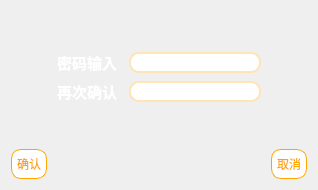
     <widget class="QWidget" name="PasswordReset">
      <layout class="QGridLayout" name="gridLayout_6">
       <item row="0" column="0" colspan="5">
        <spacer name="verticalSpacer_7">
         <property name="orientation">
          <enum>Qt::Vertical</enum>
         </property>
         <property name="sizeHint" stdset="0">
          <size>
           <width>20</width>
           <height>40</height>
          </size>
         </property>
        </spacer>
       </item>
       <item row="1" column="1" colspan="2">
        <widget class="QLabel" name="PasswordResetLabel">
         <property name="font">
          <font>
           <pointsize>11</pointsize>
           <bold>true</bold>
          </font>
         </property>
         <property name="styleSheet">
          <string notr="true">color: rgb(255, 255, 255);</string>
         </property>
         <property name="text">
          <string>密码输入</string>
         </property>
        </widget>
       </item>
       <item row="1" column="0">
        <spacer name="horizontalSpacer_14">
         <property name="orientation">
          <enum>Qt::Horizontal</enum>
         </property>
         <property name="sizeHint" stdset="0">
          <size>
           <width>40</width>
           <height>20</height>
          </size>
         </property>
        </spacer>
       </item>
       <item row="2" column="1">
        <widget class="QLabel" name="PasswordConfirmLabel">
         <property name="font">
          <font>
           <pointsize>11</pointsize>
           <bold>true</bold>
          </font>
         </property>
         <property name="styleSheet">
          <string notr="true">color: rgb(255, 255, 255);</string>
         </property>
         <property name="text">
          <string>再次确认</string>
         </property>
        </widget>
       </item>
       <item row="1" column="3">
        <widget class="QLineEdit" name="PasswordResetEdit">
         <property name="styleSheet">
          <string notr="true">QLineEdit {
	border: 2px solid #FFE4B5; /* 边框宽度为1px，颜色为#A0A0A0 */
	border-radius: 10px; /* 边框圆角 */
	padding-left: 5px; /* 文本距离左边界有5px */
	background-color: 	#FFFFFF	; /* 背景颜色 */
	color: 	#000000; /* 文本颜色 */
	selection-background-color: #000000; /* 选中文本的背景颜色 */
	selection-color: #FFFFFF; /* 选中文本的颜色 */
	font-family: &quot;Microsoft YaHei&quot;; /* 文本字体族 */
	font-size: 10pt; /* 文本字体大小 */
}

QLineEdit:hover { /* 鼠标悬浮在QLineEdit时的状态 */
	border: 2px solid #FFA500;
	border-radius: 10px;
	background-color: #FFFFFF;
	color: 	#000000;
	selection-background-color: #000000;
	selection-color: #FFFFFF;
}

QLineEdit:read-only { /* QLineEdit在只读时的状态 */
	border: 2px solid 	#D2B48C;
	background-color: 	#D2B48C;
	color: 	#000000;
}</string>
         </property>
         <property name="echoMode">
          <enum>QLineEdit::Password</enum>
         </property>
        </widget>
       </item>
       <item row="4" column="0" colspan="5">
        <spacer name="verticalSpacer_11">
         <property name="orientation">
          <enum>Qt::Vertical</enum>
         </property>
         <property name="sizeHint" stdset="0">
          <size>
           <width>20</width>
           <height>40</height>
          </size>
         </property>
        </spacer>
       </item>
       <item row="1" column="4">
        <spacer name="horizontalSpacer_15">
         <property name="orientation">
          <enum>Qt::Horizontal</enum>
         </property>
         <property name="sizeHint" stdset="0">
          <size>
           <width>40</width>
           <height>20</height>
          </size>
         </property>
        </spacer>
       </item>
       <item row="2" column="3">
        <widget class="QLineEdit" name="PasswordConfirmEdit">
         <property name="styleSheet">
          <string notr="true">QLineEdit {
	border: 2px solid #FFE4B5; /* 边框宽度为1px，颜色为#A0A0A0 */
	border-radius: 10px; /* 边框圆角 */
	padding-left: 5px; /* 文本距离左边界有5px */
	background-color: 	#FFFFFF	; /* 背景颜色 */
	color: 	#000000; /* 文本颜色 */
	selection-background-color: #000000; /* 选中文本的背景颜色 */
	selection-color: #FFFFFF; /* 选中文本的颜色 */
	font-family: &quot;Microsoft YaHei&quot;; /* 文本字体族 */
	font-size: 10pt; /* 文本字体大小 */
}

QLineEdit:hover { /* 鼠标悬浮在QLineEdit时的状态 */
	border: 2px solid #FFA500;
	border-radius: 10px;
	background-color: #FFFFFF;
	color: 	#000000;
	selection-background-color: #000000;
	selection-color: #FFFFFF;
}

QLineEdit:read-only { /* QLineEdit在只读时的状态 */
	border: 2px solid 	#D2B48C;
	background-color: 	#D2B48C;
	color: 	#000000;
}</string>
         </property>
         <property name="echoMode">
          <enum>QLineEdit::Password</enum>
         </property>
        </widget>
       </item>
       <item row="7" column="0" colspan="5">
        <layout class="QHBoxLayout" name="ButtonsBox_2">
         <item>
          <widget class="QPushButton" name="Yes">
           <property name="styleSheet">
            <string notr="true">QPushButton{
	font: 12pt &quot;幼圆&quot;;
    color: 	#FFA500;
    background-color: #FFFFFF;
    border-color: 	#FFA500;
    border-radius: 10px;
    border-style: solid;
    border-width: 1px;
    padding: 5px;
}

/**鼠标停留在按钮上的样式**/
QPushButton::hover{	
    color: #FFFFFF;
    background-color: #FFA500;
    border-color: #FFA500;
}

/**鼠标按压下去的样式**/
QPushButton::pressed,QPushButton::checked{
    color: #FFFFFF;
    background-color: #FF8C00;
	border-color: #FF8C00;
}</string>
           </property>
           <property name="text">
            <string>确认</string>
           </property>
          </widget>
         </item>
         <item>
          <spacer name="horizontalSpacer_16">
           <property name="orientation">
            <enum>Qt::Horizontal</enum>
           </property>
           <property name="sizeHint" stdset="0">
            <size>
             <width>40</width>
             <height>20</height>
            </size>
           </property>
          </spacer>
         </item>
         <item>
          <widget class="QPushButton" name="No">
           <property name="styleSheet">
            <string notr="true">QPushButton{
	font: 12pt &quot;幼圆&quot;;
    color: 	#FFA500;
    background-color: #FFFFFF;
    border-color: 	#FFA500;
    border-radius: 10px;
    border-style: solid;
    border-width: 1px;
    padding: 5px;
}

/**鼠标停留在按钮上的样式**/
QPushButton::hover{	
    color: #FFFFFF;
    background-color: #FFA500;
    border-color: #FFA500;
}

/**鼠标按压下去的样式**/
QPushButton::pressed,QPushButton::checked{
    color: #FFFFFF;
    background-color: #FF8C00;
	border-color: #FF8C00;
}</string>
           </property>
           <property name="text">
            <string>取消</string>
           </property>
          </widget>
         </item>
        </layout>
       </item>
      </layout>
     </widget>
